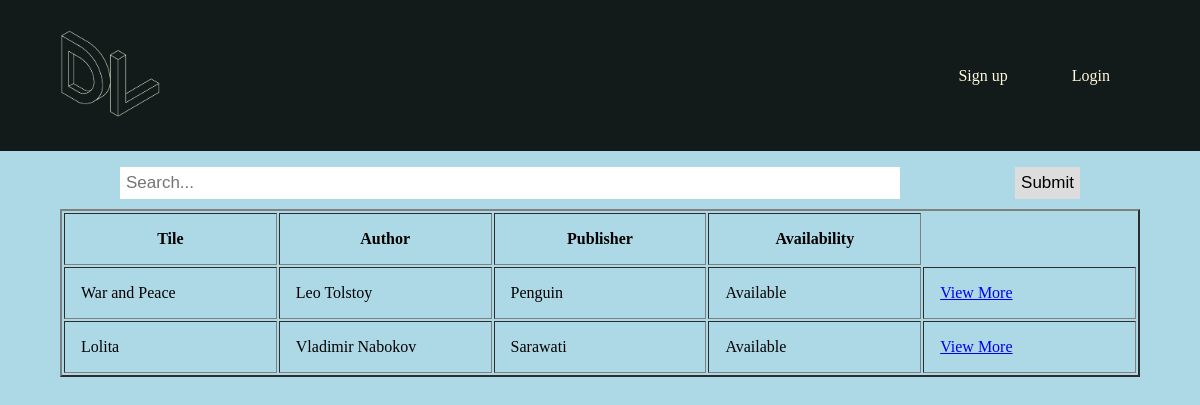
The app's page /, older data.
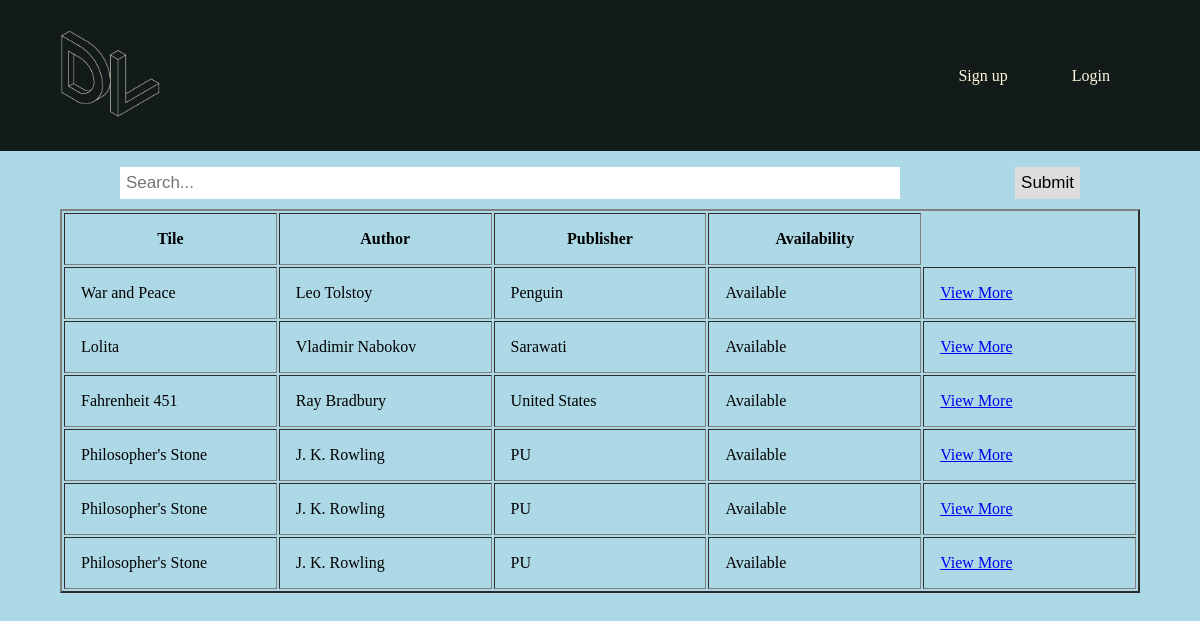
The same page, newer data.
### book/models.py (models this page shows)
class Book(models.Model):
    Title = models.CharField(max_length = 120,null = False)
    Author = models.CharField(max_length = 120)
    Publisher = models.CharField(max_length = 120)
    Genre = models.CharField(max_length = 120)
    ISBN = models.CharField(max_length = 13,null = False) #as int was small, take as char
    Location = models.TextField()
    Available = models.BooleanField(default=True)
    Comments = models.TextField(null=True)

### Home/views.py (the view)
# urls.py: path('', home_view, name='home'),
def home_view(request,*args,**kwargs):
    books = Book.objects.all()
    if request.user.groups.filter(name="Librarian"):
        return render(request,"Home/home-librarian.html",{"books":books})
    else:
        return render(request,"Home/home.html",{"books":books})

### Templates/Home/home.html (shortened to what this page needs)
{% load static %}
<!DOCTYPE html>
<head>
    <link rel="stylesheet" href="{% static 'Home/style.css' %}">
</head>
<body>
    <header>
    <a href="/"><img src="{% static 'DevLibrary.png' %}" alt="" width = "100" ></a>
        <nav>
            <ul class = "nvlinks">
                {% if user.is_authenticated %}
                <li><a href="user/">Hello, {{user.username}}</a></li>
                <li><a href="logout/">Logout</a></li>
                {% else %}
                <li><a href="register/">Sign up</a></li>
                <li><a href="login/">Login</a></li>
                {% endif %}
            </ul>
        </nav>
    </header>
    <div class = "searchbar">
        <form action = "/search/" method = "GET">
         <input type="text" placeholder="Search..." name="srch" id="srch">
         <button type="submit">Submit</button>
        </form>
    </div>
    <div>
    <table class="table" border = "2px solid black" style="margin-left:auto;margin-right:auto;width:90%">
        <thead>
            <tr>
                <th style = "padding: 16px; width:20%;">Tile</th>
                <th style = "padding: 16px; width:20%;">Author</th>
                <th style = "padding: 16px; width:20%;">Publisher</th>
                <th style = "padding: 16px; width:20%;">Availability</th>
            </tr>
        </thead>
        <tbody>
        {% for book in books%}
            <tr>
                <td style = "padding: 16px; width:20%;" scope="row">{{book.Title}}</td>
                <td style = "padding: 16px; width:20%;">{{book.Author}}</td>
                <td style = "padding: 16px; width:20%;">{{book.Publisher}}</td>
                {% if book.Available %}
                <td style = "padding: 16px; width:20%;">Available</td>
                {% else %}
                <td style = "padding: 16px; width:20%;">Not available</td>
                {% endif %}
                <td style = "padding: 16px; width:20%;"><a href ="/book/{{book.id}}">View More</a></td>
            </tr>
        {% endfor %}
        </tbody>
    </table>
    </div>
</body>

Row changes from the older to the newer data that the page shows:
added Book: Title "Fahrenheit 451", Author "Ray Bradbury", Publisher "United States", Available "Available"
added Book: Title "Philosopher's Stone", Author "J. K. Rowling", Publisher "PU", Available "Available"
added Book: Title "Philosopher's Stone", Author "J. K. Rowling", Publisher "PU", Available "Available"
added Book: Title "Philosopher's Stone", Author "J. K. Rowling", Publisher "PU", Available "Available"
